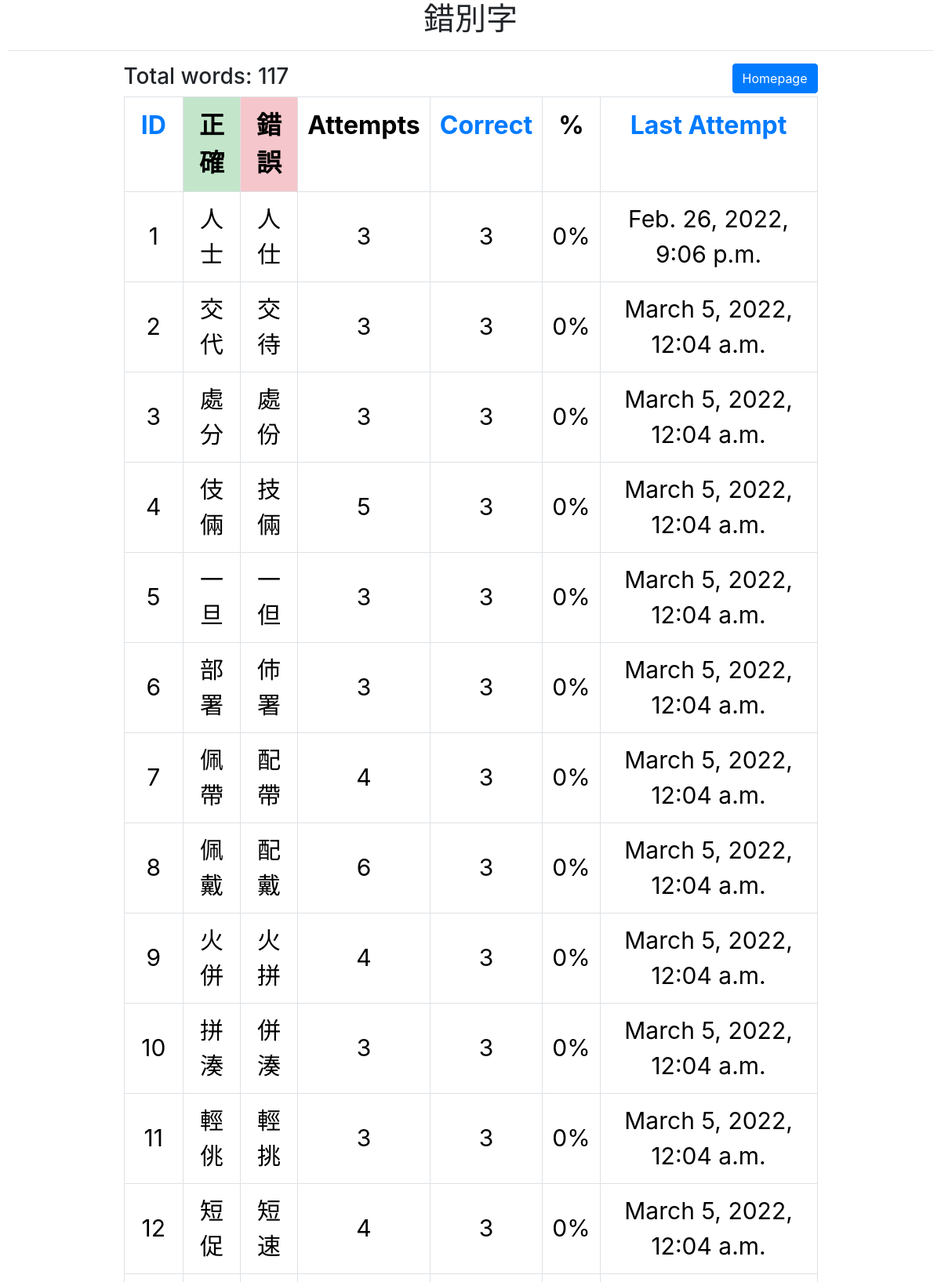
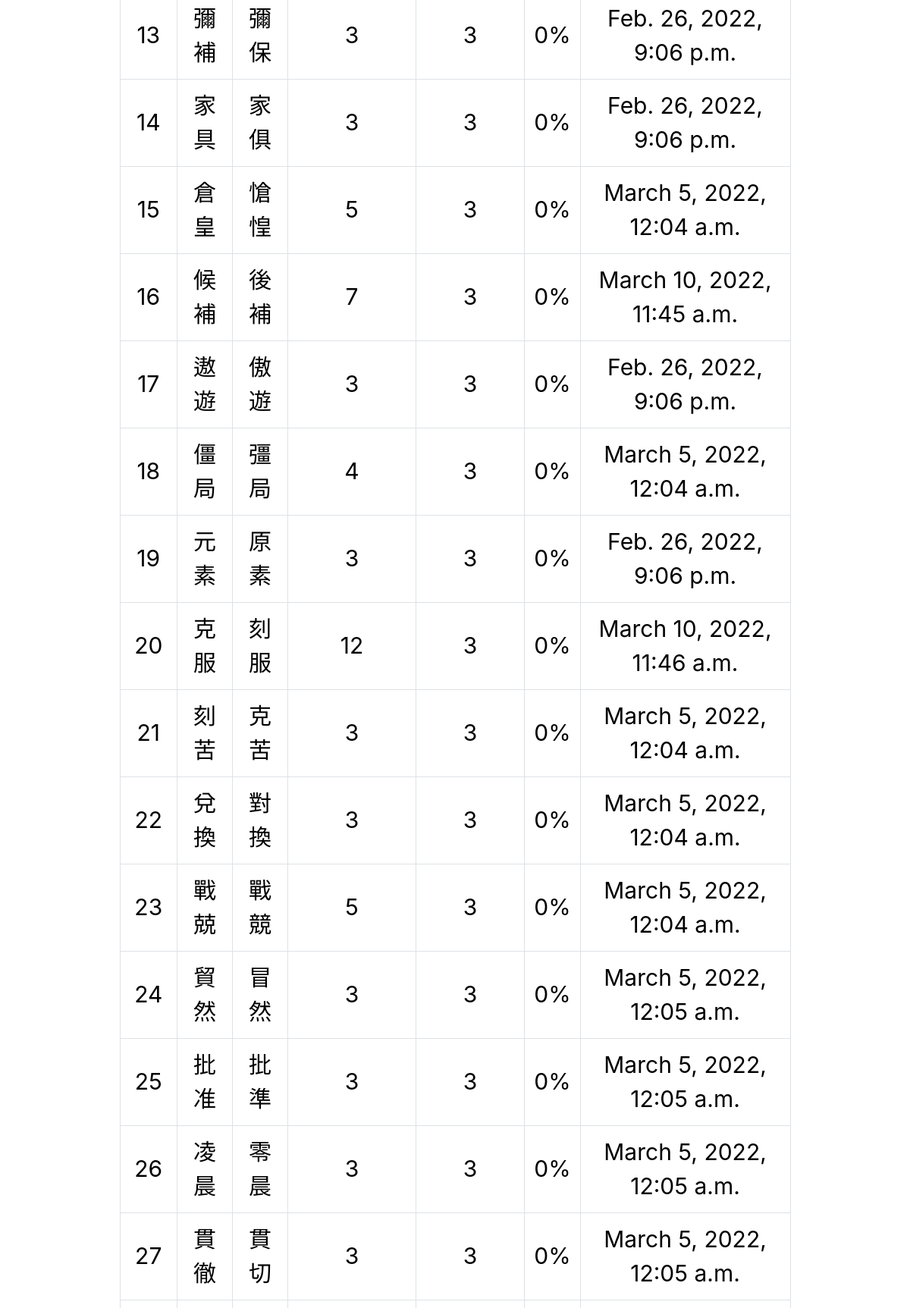
Screenshot of /statistics/id (upper part) with the database file from the repository (2 pictures, top to bottom).
### rightwrong/models.py (models this page shows)
class Word(models.Model):
    right = models.CharField(max_length=64)
    wrong = models.CharField(max_length=64)
    numOfAttempts = models.IntegerField(default=0)
    numOfCorrect = models.IntegerField(default=0)
    lastAttempt = models.DateTimeField(auto_now=True)
    description = models.TextField(blank=True)

### rightwrong/views.py (the view)
# urls.py: path("statistics/<str:sort>", views.statistics, name="statistics"),
def statistics(request, sort):
    print(sort)
    if sort == 'id':
        words = Word.objects.all()
    elif sort == 'correct':
        words = Word.objects.order_by('-numOfCorrect')
    elif sort == 'attempts':
        words = Word.objects.order_by('-lastAttempt')
    return render(request, "statistics.html", {
        "words": words
    })

### rightwrong/templates/statistics.html (shortened to what this page needs)
<!DOCTYPE html>
<html lang="en">
<head>
    <link rel="stylesheet" href="https://stackpath.bootstrapcdn.com/bootstrap/4.4.1/css/bootstrap.min.css"
>
    {% load static %}
    <link rel="stylesheet" href="{% static 'styles.css' %}">
</head>
<body>
    <h1 class="text-center">錯別字</h1>
    <hr>
    <div id="display_width" class="text-center mx-auto position-relative">
        <h3 class="float-left d-inline">Total words: {{ words.count }}</h3>
        <a href="/" class="btn btn-primary float-right" id="statistics">Homepage</a>
        <table class="table table-bordered table-fixed" style="color: black;">
            <tbody>
                <tr>
                    <th><a href="{% url 'statistics' 'id' %}">ID</a></th>
                    <th class="table-success">正確</th>
                    <th class="table-danger">錯誤</th>
                    <th>Attempts</th>
                    <th><a href="{% url 'statistics' 'correct' %}">Correct</a> </th>
                    <th>%</th>
                    <th class="last-attempt"><a href="{% url 'statistics' 'attempts' %}">Last Attempt</a></th>
                </tr>
                {% for word in words %}
                <tr>
                    <td class="align-middle">{{ word.id }} </td>
                    <td class="align-middle">{{ word.right }}</td>
                    <td class="align-middle">{{ word.wrong }}</td>
                    <td class="align-middle" id="attempts">{{ word.numOfAttempts }} </td>
                    <td class="align-middle" id="corrects">{{ word.numOfCorrect }} </td>
                    <td class="align-middle"> <span id="percentage"></span>%</td>
                    <td class="last-attempt align-middle">{{ word.lastAttempt }}</td>
                </tr>
                {% endfor %}
            </tbody>
        </table>
    </div>
</body>
</html>

### rightwrong/static/styles.css (style rules this page uses)
html { font-size: 16px; }
td { font-size: 30px; }
body { padding-bottom: 100px; padding-left: 10px; padding-right: 10px; }
.last-attempt { display: none; }
@media screen and (min-width: 750px) { #display_width { width: 75%; font-size: 32px; padding: 0; } }
@media screen and (min-width: 750px) { .last-attempt { display: table-cell } }

### rows the page displays
Word: id "1", right "人士", wrong "人仕", numOfAttempts "3", numOfCorrect "3", lastAttempt "Feb. 26, 2022, 9:06 p.m."
Word: id "2", right "交代", wrong "交待", numOfAttempts "3", numOfCorrect "3", lastAttempt "March 5, 2022, 12:04 a.m."
Word: id "3", right "處分", wrong "處份", numOfAttempts "3", numOfCorrect "3", lastAttempt "March 5, 2022, 12:04 a.m."
Word: id "4", right "伎倆", wrong "技倆", numOfAttempts "5", numOfCorrect "3", lastAttempt "March 5, 2022, 12:04 a.m."
Word: id "5", right "一旦", wrong "一但", numOfAttempts "3", numOfCorrect "3", lastAttempt "March 5, 2022, 12:04 a.m."
Word: id "6", right "部署", wrong "伂署", numOfAttempts "3", numOfCorrect "3", lastAttempt "March 5, 2022, 12:04 a.m."
Word: id "7", right "佩帶", wrong "配帶", numOfAttempts "4", numOfCorrect "3", lastAttempt "March 5, 2022, 12:04 a.m."
Word: id "8", right "佩戴", wrong "配戴", numOfAttempts "6", numOfCorrect "3", lastAttempt "March 5, 2022, 12:04 a.m."
Word: id "9", right "火併", wrong "火拼", numOfAttempts "4", numOfCorrect "3", lastAttempt "March 5, 2022, 12:04 a.m."
Word: id "10", right "拼湊", wrong "併湊", numOfAttempts "3", numOfCorrect "3", lastAttempt "March 5, 2022, 12:04 a.m."
Word: id "11", right "輕佻", wrong "輕挑", numOfAttempts "3", numOfCorrect "3", lastAttempt "March 5, 2022, 12:04 a.m."
Word: id "12", right "短促", wrong "短速", numOfAttempts "4", numOfCorrect "3", lastAttempt "March 5, 2022, 12:04 a.m."
Word: id "13", right "彌補", wrong "彌保", numOfAttempts "3", numOfCorrect "3", lastAttempt "Feb. 26, 2022, 9:06 p.m."
Word: id "14", right "家具", wrong "家俱", numOfAttempts "3", numOfCorrect "3", lastAttempt "Feb. 26, 2022, 9:06 p.m."
Word: id "15", right "倉皇", wrong "愴惶", numOfAttempts "5", numOfCorrect "3", lastAttempt "March 5, 2022, 12:04 a.m."
Word: id "16", right "候補", wrong "後補", numOfAttempts "7", numOfCorrect "3", lastAttempt "March 10, 2022, 11:45 a.m."
Word: id "17", right "遨遊", wrong "傲遊", numOfAttempts "3", numOfCorrect "3", lastAttempt "Feb. 26, 2022, 9:06 p.m."
Word: id "18", right "僵局", wrong "彊局", numOfAttempts "4", numOfCorrect "3", lastAttempt "March 5, 2022, 12:04 a.m."
Word: id "19", right "元素", wrong "原素", numOfAttempts "3", numOfCorrect "3", lastAttempt "Feb. 26, 2022, 9:06 p.m."
Word: id "20", right "克服", wrong "刻服", numOfAttempts "12", numOfCorrect "3", lastAttempt "March 10, 2022, 11:46 a.m."
Word: id "21", right "刻苦", wrong "克苦", numOfAttempts "3", numOfCorrect "3", lastAttempt "March 5, 2022, 12:04 a.m."
Word: id "22", right "兌換", wrong "對換", numOfAttempts "3", numOfCorrect "3", lastAttempt "March 5, 2022, 12:04 a.m."
Word: id "23", right "戰兢", wrong "戰競", numOfAttempts "5", numOfCorrect "3", lastAttempt "March 5, 2022, 12:04 a.m."
Word: id "24", right "貿然", wrong "冒然", numOfAttempts "3", numOfCorrect "3", lastAttempt "March 5, 2022, 12:05 a.m."
Word: id "25", right "批准", wrong "批準", numOfAttempts "3", numOfCorrect "3", lastAttempt "March 5, 2022, 12:05 a.m."
Word: id "26", right "凌晨", wrong "零晨", numOfAttempts "3", numOfCorrect "3", lastAttempt "March 5, 2022, 12:05 a.m."
Word: id "27", right "貫徹", wrong "貫切", numOfAttempts "3", numOfCorrect "3", lastAttempt "March 5, 2022, 12:05 a.m."

### other values shown
{{ words.count }} "117"
